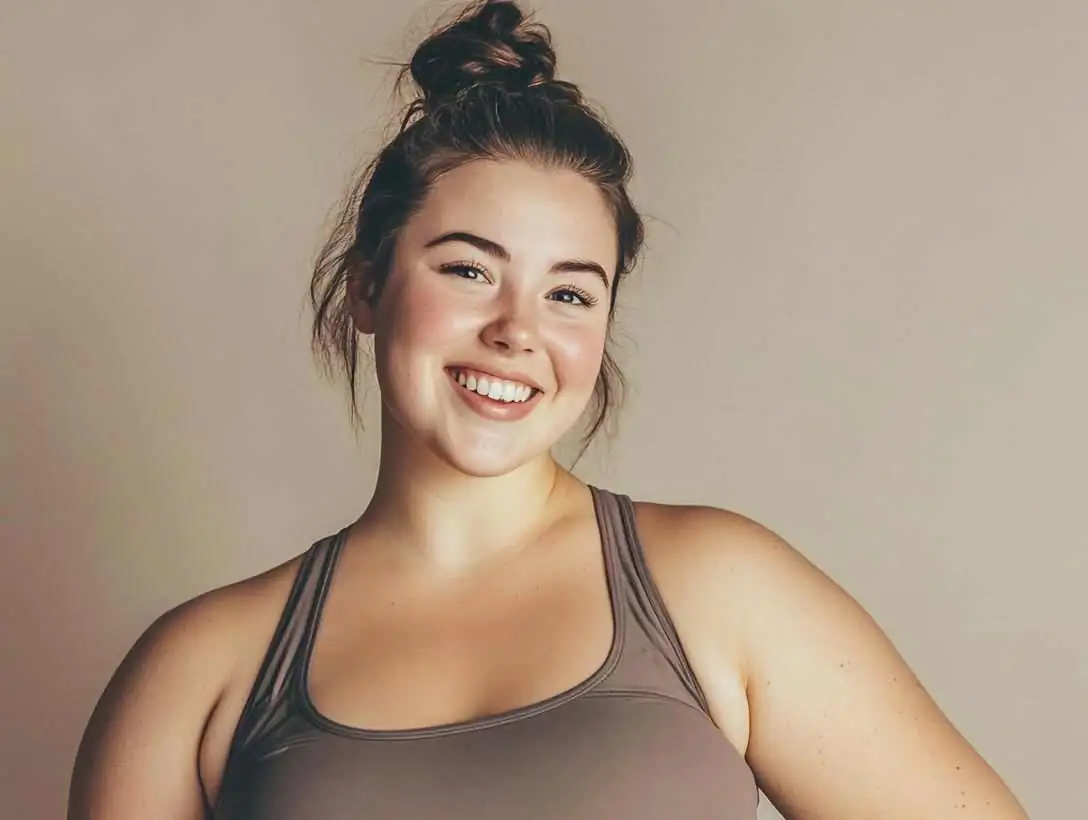
#> input picture docs/references/benchmarks/medvi-emagrecimento/reviews-07.webp, 1088 x 820 px, given in place of faviconmejoy.png, which was not available
$ python generate_emagrecimento_launch_posts_v3.py
#> lines starting #> are read from the running program, lines starting #| are printed output that depends on the picture; pictures that were not available may be replaced by others from this repository, and a replacement may not be noted
from __future__ import annotations

import csv
import json
import math
from pathlib import Path
from textwrap import dedent

from PIL import Image, ImageColor, ImageDraw, ImageEnhance, ImageFilter, ImageFont, ImageOps


ROOT = Path(__file__).resolve().parents[2]
OUT_DIR = ROOT / "codex-artifacts" / "social-launch-v3"
FINAL_DIR = OUT_DIR / "final-posts"
REVIEW_DIR = OUT_DIR / "review"

CANVAS_W = 1080
CANVAS_H = 1350

FONT_REGULAR = "/System/Library/Fonts/Avenir Next.ttc"
FONT_BOLD = "/System/Library/Fonts/Avenir.ttc"

LOGO_SCREENSHOT = Path("/Users/teobeckert/Desktop/Captura de Tela 2026-04-28 às 02.22.44.png")
LOGO_FALLBACK = ROOT / "public" / "logosmejoy" / "faviconmejoy.png"

BG_TOP = "#FFF8F1"
BG_BOTTOM = "#F6E7D6"
ORANGE = "#FF7A12"
GREEN = "#0A6A5D"
BROWN = "#4A3327"
TEXT = "#12212B"
TEXT_SOFT = "#5D6571"
LINE = "#E7D6C1"


POSTS = [
    {
        "post": 1,
        "slug": "comece-com-direcao",
        "title": "Comece com direção",
        "subtitle": "Triagem, avaliação médica e acompanhamento para cuidar do emagrecimento com mais clareza.",
        "cta": "Começar minha triagem",
        "source": ROOT / "public/images/emagrecimento/medvi/hero-main.webp",
        "caption": dedent(
            """\
            Se você já tentou recomeçar muitas vezes, talvez o que faltou não tenha sido esforço. Faltou direção.

            Na MeJoy, o começo é com triagem, avaliação médica e acompanhamento. Sem atalho. Sem promessa vazia.

            Se fizer sentido para você, comece pela triagem.

            #EmagrecimentoComAcompanhamento #SaudeMetabolica #MeJoy"""
        ),
    },
    {
        "post": 2,
        "slug": "seu-caso-vem-primeiro",
        "title": "Seu caso vem primeiro",
        "subtitle": "A triagem ajuda a entender histórico, rotina e objetivos antes de qualquer decisão.",
        "cta": "Entender meu caso",
        "source": ROOT / "public/images/emagrecimento/medvi/journey-triagem.avif",
        "caption": dedent(
            """\
            Antes de pensar em solução, vale entender o seu caso.

            A triagem organiza histórico, rotina e objetivos com mais clareza. Decisão boa começa com contexto.

            Começar por aqui deixa o próximo passo mais seguro e mais inteligente.

            #TriagemOnline #EmagrecimentoComAcompanhamento #MeJoy"""
        ),
    },
    {
        "post": 3,
        "slug": "criterio-antes-de-tudo",
        "title": "Critério antes de tudo",
        "subtitle": "Toda conduta responsável começa com avaliação clínica individual.",
        "cta": "Ver como funciona",
        "source": ROOT / "public/images/emagrecimento/medvi/journey-consulta.avif",
        "caption": dedent(
            """\
            Emagrecimento sério não é receita pronta.

            Toda conduta responsável passa por avaliação clínica, com critério e segurança.

            Segurança não atrasa o processo. Segurança protege o processo.

            #AvaliacaoMedica #TratamentoDaObesidade #MeJoy"""
        ),
    },
    {
        "post": 4,
        "slug": "voce-nao-esta-sozinho",
        "title": "Você não está sozinho(a)",
        "subtitle": "Com acompanhamento certo, a constância fica mais leve e mais possível.",
        "cta": "Conhecer o acompanhamento",
        "source": ROOT / "public/images/emagrecimento/medvi/reviews-06.webp",
        "caption": dedent(
            """\
            Você não precisa carregar esse processo sozinho(a).

            Quando existe acompanhamento, fica mais fácil manter constância, ajustar rota e seguir com mais leveza.

            Suporte certo muda a jornada.

            #AcompanhamentoContinuo #SaudeMetabolica #MeJoy"""
        ),
    },
    {
        "post": 5,
        "slug": "cuidar-tambem-e-rotina",
        "title": "Cuidar também\né rotina",
        "subtitle": "Resultado sustentável nasce do que cabe na vida real.",
        "cta": "Buscar constância",
        "source": ROOT / "public/images/emagrecimento/medvi/metabolism-habits.avif",
        "caption": dedent(
            """\
            O melhor plano não é o mais rígido. É o que você consegue sustentar na vida real.

            Constância, ajuste e rotina possível valem mais do que pressa.

            Quando a estratégia cabe na sua vida, o cuidado fica mais forte.

            #Constancia #EmagrecimentoComAcompanhamento #MeJoy"""
        ),
    },
    {
        "post": 6,
        "slug": "historias-reais-sem-exagero",
        "title": "Histórias reais,\nsem exagero",
        "subtitle": "Cada pessoa responde de um jeito. O que importa é cuidado com honestidade.",
        "cta": "Ver histórias reais",
        "source": ROOT / "public/images/emagrecimento/medvi/reviews-01.webp",
        "caption": dedent(
            """\
            Aqui, a conversa não é sobre milagre. É sobre cuidado honesto, individual e possível.

            Cada pessoa responde de um jeito. O importante é ter direção, acompanhamento e expectativa realista.

            Confiança se constrói com verdade.

            #HistoriasReais #TratamentoDaObesidade #MeJoy"""
        ),
    },
    {
        "post": 7,
        "slug": "resultado-que-continua",
        "title": "Resultado que continua",
        "subtitle": "Mais consistência, menos ansiedade por pressa.",
        "cta": "Entender o processo",
        "source": ROOT / "public/images/emagrecimento/medvi/reviews-04.avif",
        "caption": dedent(
            """\
            Resultado bom não é só o que aparece rápido. É o que continua fazendo sentido ao longo do caminho.

            Sustentabilidade vem antes de ansiedade. Consistência vem antes de impulso.

            É assim que o progresso se sustenta.

            #ResultadosSustentaveis #SaudeMetabolica #MeJoy"""
        ),
    },
    {
        "post": 8,
        "slug": "mais-clareza-menos-culpa",
        "title": "Mais clareza.\nMenos culpa.",
        "subtitle": "Quando o processo faz sentido, cuidar da saúde deixa de ser guerra diária.",
        "cta": "Cuidar com clareza",
        "source": ROOT / "public/images/emagrecimento/medvi/reviews-03.avif",
        "caption": dedent(
            """\
            Quando você entende o processo, o cuidado fica mais leve.

            Menos culpa. Menos confusão. Mais clareza para continuar.

            Isso também é resultado.

            #BemEstar #SaudeMetabolica #MeJoy"""
        ),
    },
    {
        "post": 9,
        "slug": "entender-vem-antes-de-decidir",
        "title": "Entender vem\nantes de decidir",
        "subtitle": "O primeiro passo é descobrir o que faz sentido para você hoje.",
        "cta": "Fazer minha triagem",
        "source": ROOT / "public/images/emagrecimento/medvi/hero-secondary.webp",
        "caption": dedent(
            """\
            Nem todo mundo precisa da mesma estratégia. Por isso, o primeiro passo é entender o que faz sentido para você hoje.

            Se quiser começar com clareza, a triagem está aberta.

            Direção antes de decisão.

            #TriagemOnline #EmagrecimentoComAcompanhamento #MeJoy"""
        ),
    },
]


def ensure_dirs() -> None:
    for path in [OUT_DIR, FINAL_DIR, REVIEW_DIR]:
        path.mkdir(parents=True, exist_ok=True)


def font(size: int, *, bold: bool = False) -> ImageFont.FreeTypeFont:
    path = FONT_BOLD if bold else FONT_REGULAR
    return ImageFont.truetype(path, size=size)


def lerp(a: str, b: str, t: float) -> tuple[int, int, int]:
    c1 = ImageColor.getrgb(a)
    c2 = ImageColor.getrgb(b)
    return tuple(int(c1[i] + (c2[i] - c1[i]) * t) for i in range(3))


def cover(im: Image.Image, size: tuple[int, int]) -> Image.Image:
    return ImageOps.fit(im, size, method=Image.Resampling.LANCZOS)


def contain(im: Image.Image, size: tuple[int, int]) -> Image.Image:
    return ImageOps.contain(im, size, method=Image.Resampling.LANCZOS)


def rounded_mask(size: tuple[int, int], radius: int) -> Image.Image:
    mask = Image.new("L", size, 0)
    d = ImageDraw.Draw(mask)
    d.rounded_rectangle((0, 0, size[0], size[1]), radius=radius, fill=255)
    return mask


def wrap_text(draw: ImageDraw.ImageDraw, text: str, font_obj: ImageFont.FreeTypeFont, max_width: int) -> list[str]:
    lines: list[str] = []
    for block in text.split("\n"):
        words = block.split()
        current = ""
        for word in words:
            candidate = word if not current else f"{current} {word}"
            bbox = draw.textbbox((0, 0), candidate, font=font_obj)
            if bbox[2] - bbox[0] <= max_width or not current:
                current = candidate
            else:
                lines.append(current)
                current = word
        if current:
            lines.append(current)
        elif not words:
            lines.append("")
    return lines


def fit_font(
    draw: ImageDraw.ImageDraw,
    text: str,
    *,
    max_width: int,
    max_lines: int,
    start_size: int,
    min_size: int,
    bold: bool = False,
) -> tuple[ImageFont.FreeTypeFont, list[str]]:
    for size in range(start_size, min_size - 1, -2):
        f = font(size, bold=bold)
        lines = wrap_text(draw, text, f, max_width)
        if len(lines) <= max_lines:
            return f, lines
    f = font(min_size, bold=bold)
    return f, wrap_text(draw, text, f, max_width)


def draw_centered_lines(
    draw: ImageDraw.ImageDraw,
    lines: list[str],
    *,
    center_x: int,
    y: int,
    font_obj: ImageFont.FreeTypeFont,
    fill: str,
    line_gap: int,
) -> int:
    current_y = y
    total_h = 0
    for line in lines:
        bbox = draw.textbbox((0, 0), line, font=font_obj)
        w = bbox[2] - bbox[0]
        h = bbox[3] - bbox[1]
        draw.text((center_x - w / 2, current_y), line, font=font_obj, fill=fill)
        current_y += h + line_gap
        total_h += h + line_gap
    return total_h - line_gap


def render_background() -> Image.Image:
    bg = Image.new("RGBA", (CANVAS_W, CANVAS_H))
    px = bg.load()
    for y in range(CANVAS_H):
        t = y / max(1, CANVAS_H - 1)
        color = lerp(BG_TOP, BG_BOTTOM, t)
        for x in range(CANVAS_W):
            px[x, y] = (*color, 255)

    overlay = Image.new("RGBA", (CANVAS_W, CANVAS_H), (0, 0, 0, 0))
    d = ImageDraw.Draw(overlay)
    d.ellipse((740, -60, 1180, 330), fill=(255, 255, 255, 130))
    d.ellipse((-120, 980, 280, 1400), fill=(255, 160, 58, 30))
    d.rounded_rectangle((36, 36, CANVAS_W - 36, CANVAS_H - 36), radius=32, outline=LINE, width=2)
    bg.alpha_composite(overlay)
    return bg


def crop_logo_icon() -> Image.Image:
    source = LOGO_SCREENSHOT if LOGO_SCREENSHOT.exists() else LOGO_FALLBACK
    with Image.open(source) as raw:
        im = raw.convert("RGBA")
    bg = im.getpixel((0, 0))
    width, height = im.size
    xs = []
    ys = []
    for y in range(height):
        for x in range(width):
            p = im.getpixel((x, y))
            if sum(abs(p[i] - bg[i]) for i in range(3)) > 12:
                xs.append(x)
                ys.append(y)
    if not xs:
        return im
    x0 = max(0, min(xs) - 8)
    y0 = max(0, min(ys) - 8)
    x1 = min(width, max(xs) + 8)
    y1 = min(height, max(ys) + 8)
    return im.crop((x0, y0, x1, y1))


def draw_header(base: Image.Image, draw: ImageDraw.ImageDraw, logo_icon: Image.Image) -> None:
    icon = contain(logo_icon, (72, 72))
    title_font = font(56, bold=True)
    slogan_font = font(24, bold=False)
    title = "MeJoy"
    slogan = "Me Amo, Me Cuido"

    title_box = draw.textbbox((0, 0), title, font=title_font)
    title_w = title_box[2] - title_box[0]
    row_w = icon.width + 18 + title_w
    row_x = (CANVAS_W - row_w) // 2
    row_y = 58

    shadow = Image.new("RGBA", base.size, (0, 0, 0, 0))
    sd = ImageDraw.Draw(shadow)
    sd.rounded_rectangle((row_x - 8, row_y - 6, row_x + icon.width + 8, row_y + icon.height + 6), radius=20, fill=(0, 0, 0, 24))
    shadow = shadow.filter(ImageFilter.GaussianBlur(10))
    base.alpha_composite(shadow)
    base.paste(icon, (row_x, row_y), icon)

    title_y = row_y + (icon.height - (title_box[3] - title_box[1])) / 2 - 2
    draw.text((row_x + icon.width + 18, title_y), title, font=title_font, fill=BROWN)

    sb = draw.textbbox((0, 0), slogan, font=slogan_font)
    sw = sb[2] - sb[0]
    draw.text(((CANVAS_W - sw) / 2, 144), slogan, font=slogan_font, fill=GREEN)


def render_image_block(base: Image.Image, source_path: Path) -> None:
    with Image.open(source_path) as raw:
        src = raw.convert("RGB")

    card_x = 78
    card_y = 196
    card_w = 924
    card_h = 584

    shadow = Image.new("RGBA", base.size, (0, 0, 0, 0))
    d = ImageDraw.Draw(shadow)
    d.rounded_rectangle((card_x + 12, card_y + 16, card_x + card_w + 12, card_y + card_h + 16), radius=34, fill=(10, 40, 36, 40))
    shadow = shadow.filter(ImageFilter.GaussianBlur(18))
    base.alpha_composite(shadow)

    card = Image.new("RGBA", (card_w, card_h), (255, 255, 255, 0))
    cd = ImageDraw.Draw(card)
    cd.rounded_rectangle((0, 0, card_w, card_h), radius=34, fill="white", outline="#D8E4E0", width=3)

    image_box_w = card_w - 76
    image_box_h = card_h - 76
    image = cover(src, (image_box_w, image_box_h))
    image = ImageEnhance.Color(image).enhance(1.03)
    image = ImageEnhance.Contrast(image).enhance(1.02)
    image_rgba = image.convert("RGBA")
    ix = (card_w - image.width) // 2
    iy = (card_h - image.height) // 2
    card.paste(image_rgba, (ix, iy), rounded_mask((image.width, image.height), 28))

    base.paste(card, (card_x, card_y), rounded_mask((card_w, card_h), 34))


def render_post(post: dict, logo_icon: Image.Image) -> Path:
    base = render_background()
    draw = ImageDraw.Draw(base)
    draw_header(base, draw, logo_icon)
    render_image_block(base, post["source"])

    title_font, title_lines = fit_font(
        draw,
        post["title"],
        max_width=860,
        max_lines=2,
        start_size=68,
        min_size=50,
        bold=True,
    )
    title_y = 838
    draw_centered_lines(draw, title_lines, center_x=CANVAS_W // 2, y=title_y, font_obj=title_font, fill=TEXT, line_gap=10)

    draw.rounded_rectangle((CANVAS_W // 2 - 56, 1032, CANVAS_W // 2 + 56, 1040), radius=4, fill=ORANGE)

    subtitle_font, subtitle_lines = fit_font(
        draw,
        post["subtitle"],
        max_width=860,
        max_lines=3,
        start_size=32,
        min_size=26,
        bold=False,
    )
    draw_centered_lines(draw, subtitle_lines, center_x=CANVAS_W // 2, y=1074, font_obj=subtitle_font, fill=TEXT_SOFT, line_gap=8)

    button_font = font(28, bold=True)
    button_text = post["cta"]
    bb = draw.textbbox((0, 0), button_text, font=button_font)
    bw = (bb[2] - bb[0]) + 64
    bh = (bb[3] - bb[1]) + 28
    bx = (CANVAS_W - bw) // 2
    by = 1210
    draw.rounded_rectangle((bx, by, bx + bw, by + bh), radius=30, fill=GREEN)
    draw.text((bx + 32, by + 14), button_text, font=button_font, fill="white")

    out_path = FINAL_DIR / f"{post['post']:02d}-{post['slug']}.jpg"
    base.convert("RGB").save(out_path, quality=94, subsampling=0)
    return out_path


# [62 lines left out: functions write_manifest, write_markdown, write_preview, not called in this run]


def main() -> None:
    ensure_dirs()
    logo_icon = crop_logo_icon()
#> in crop_logo_icon, raw is the input picture: PIL image 1088x820 RGB; mean R, G, B 169.7, 150.1, 131.4
#> in crop_logo_icon, `bg = im.getpixel((0, 0))`: bg = (174, 155, 143, 255)
#> after the loop in crop_logo_icon, `for y in range(height):`: xs = 753276 items
#> in crop_logo_icon, `x0 = max(0, min(xs) - 8)`: x0 = 0
#> in crop_logo_icon, `x1 = min(width, max(xs) + 8)`: x1 = 1088
#> in crop_logo_icon, `y1 = min(height, max(ys) + 8)`: y1 = 820
    output_paths = [render_post(post, logo_icon) for post in POSTS]
#> in render_background, `bg.alpha_composite(overlay)`:
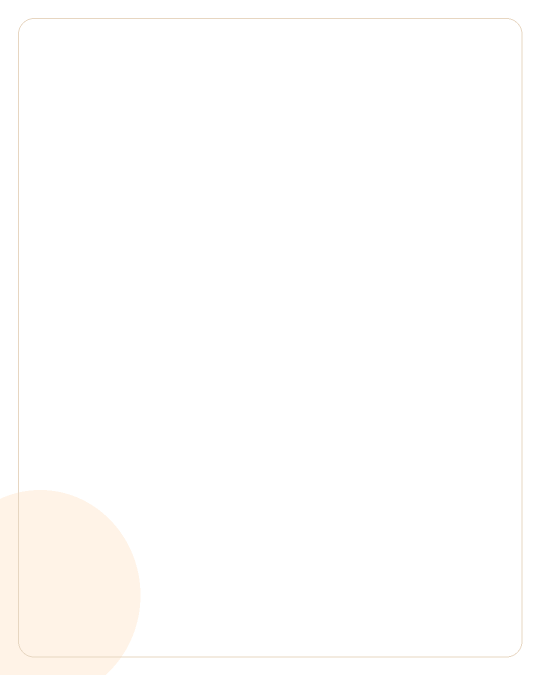
#> overlay: PIL image 1080x1350 RGBA (shown at 1/2 size); mean R, G, B, A 34.4, 28.4, 22, 12.2; transparent parts drawn white
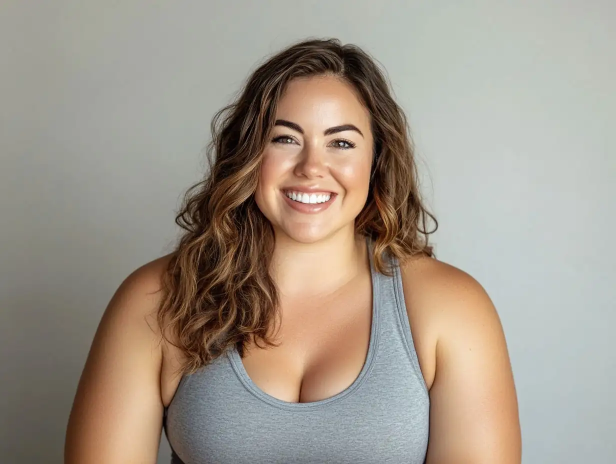
#> input picture docs/references/benchmarks/medvi-emagrecimento/hero-main.webp, 1232 x 928 px, found by its file name (shown at 1/2 size)
#> in render_image_block, raw is the input picture: PIL image 1232x928 RGB; mean R, G, B 161.7, 151.5, 139.1
#> in render_image_block, `shadow = shadow.filter(ImageFilter.GaussianBlur(18))`:
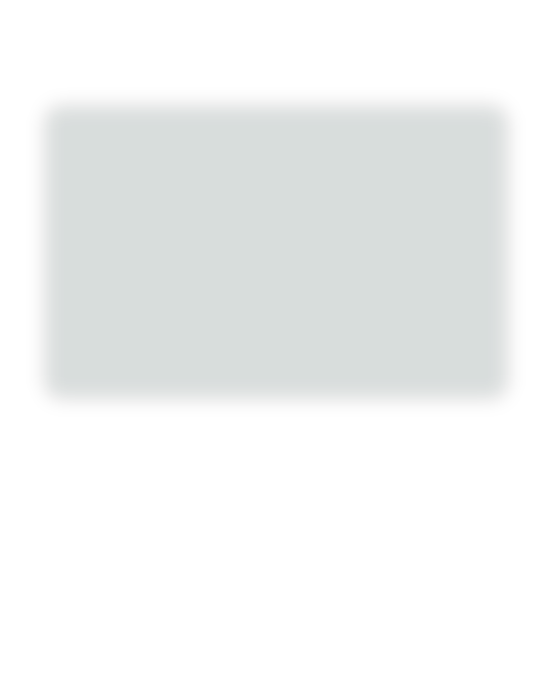
#> shadow: PIL image 1080x1350 RGBA (shown at 1/2 size); mean R, G, B, A 3.7, 14.8, 13.3, 14.8; transparent parts drawn white
#> in cover, `return ImageOps.fit(im, size, method=Image.Resampling.LANCZOS)`:
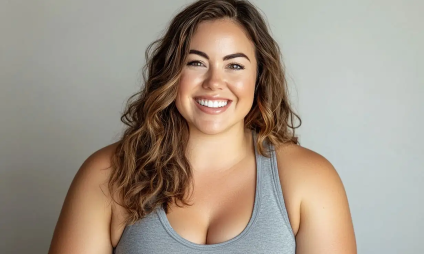
#> returned value: PIL image 848x508 RGB (shown at 1/2 size); mean R, G, B 160.8, 148.6, 135.2
#> in render_image_block, `card.paste(image_rgba, (ix, iy), rounded_mask((image.width, image.heig..`:
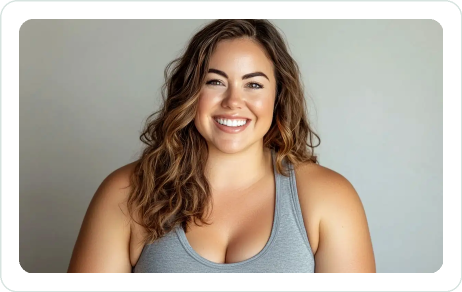
#> card: PIL image 924x584 RGBA (shown at 1/2 size); mean R, G, B, A 178.9, 169.1, 157.6, 254.6; transparent parts drawn white
#> in render_image_block, `base.paste(card, (card_x, card_y), rounded_mask((card_w, card_h), 34))`:
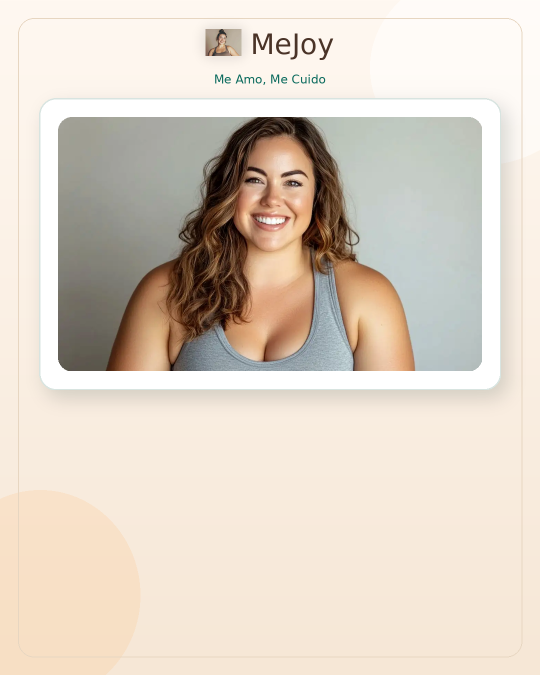
#> base: PIL image 1080x1350 RGBA (shown at 1/2 size); mean R, G, B, A 221.7, 210.4, 197.6, 255
#> in render_post, `title_font, title_lines = fit_font( draw, post["title"], max_width=860..`: title_lines = ['Comece com direção']
#> the loop in draw_centered_lines, `for line in lines:` made 1 pass
#> (line, bbox, w, h, current_y, total_h) on pass 1: ('Comece com direção', (0, 11, 716, 77), 716, 66, 914, 76)
#> after the loop in draw_centered_lines, `for line in lines:`: current_y = 914; total_h = 76
#> in render_post, `subtitle_font, subtitle_lines = fit_font( draw, post["subtitle"], max_..`: subtitle_lines = 2 items
#> the loop in draw_centered_lines (call 2), `for line in lines:` made 2 passes
#> (bbox, w, h, current_y, total_h) on passes 1 to 2: ((-1, 4, 842, 37), 843, 33, 1115, 41), ((0, 6, 713, 37), 713, 31, 1154, 80)
#> in render_post, `bb = draw.textbbox((0, 0), button_text, font=button_font)`: bb = (0, 5, 341, 32)
#> in render_post, `bw = (bb[2] - bb[0]) + 64`: bw = 405
#> in render_post, `bh = (bb[3] - bb[1]) + 28`: bh = 55
#> in render_post, `bx = (CANVAS_W - bw) // 2`: bx = 337
#> in render_post, `base.convert("RGB").save(out_path, quality=94, subsampling=0)`:
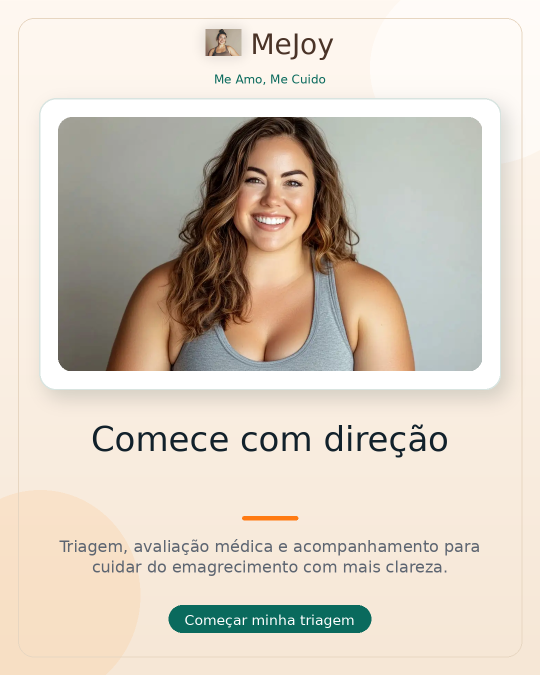
#> saved as 01-comece-com-direcao.jpg: PIL image 1080x1350 RGB (shown at 1/2 size); mean R, G, B 215.9, 206.4, 193.9
    write_manifest(output_paths)
    write_markdown(output_paths)
    write_preview(output_paths)
    print(f"Gerados {len(output_paths)} posts em {FINAL_DIR}")


if __name__ == "__main__":
#> (the run stopped early here; a loop or call above may not have finished)
